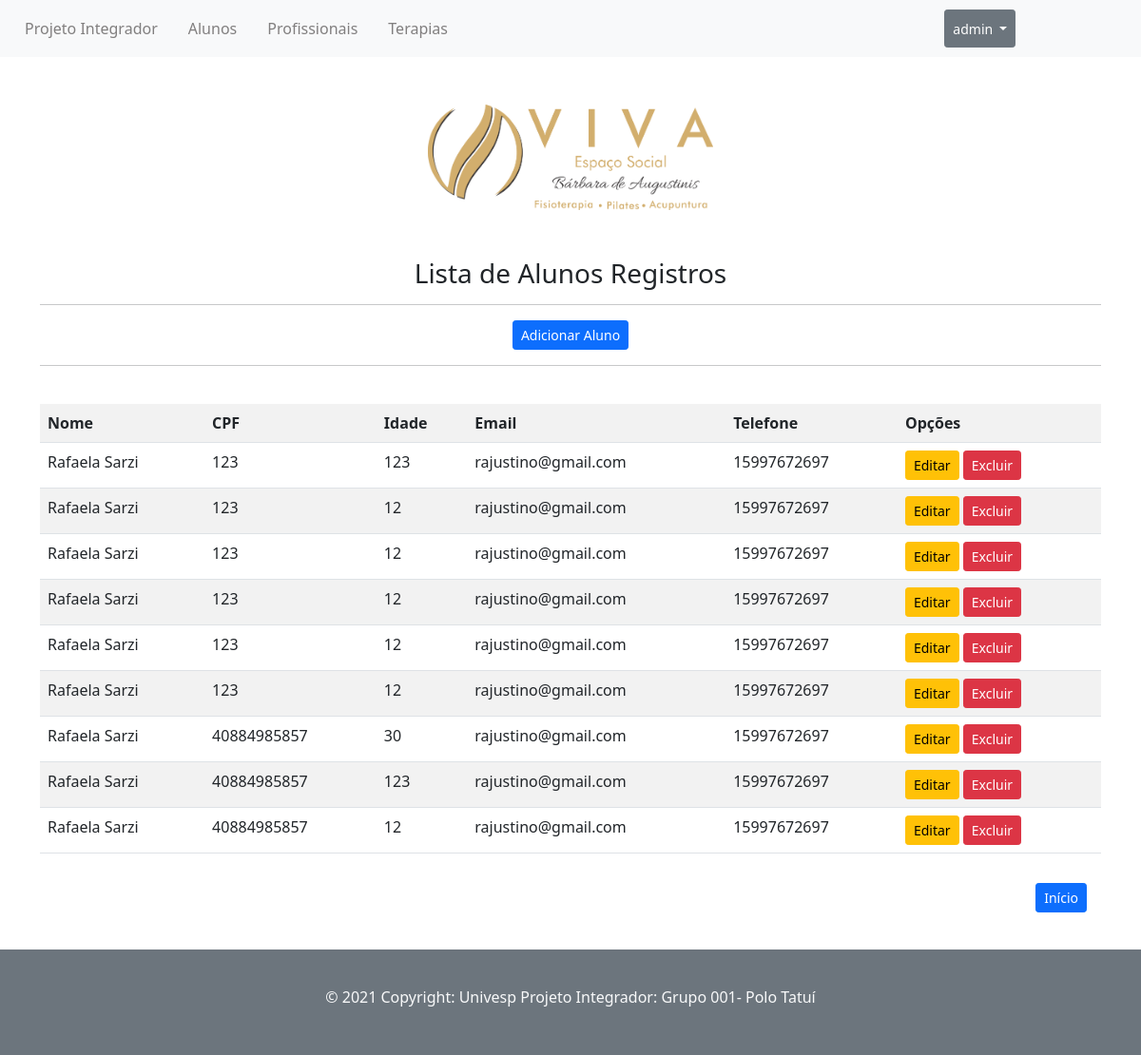
/listar/aluno/ (signed in), run on an earlier commit of the app's database.
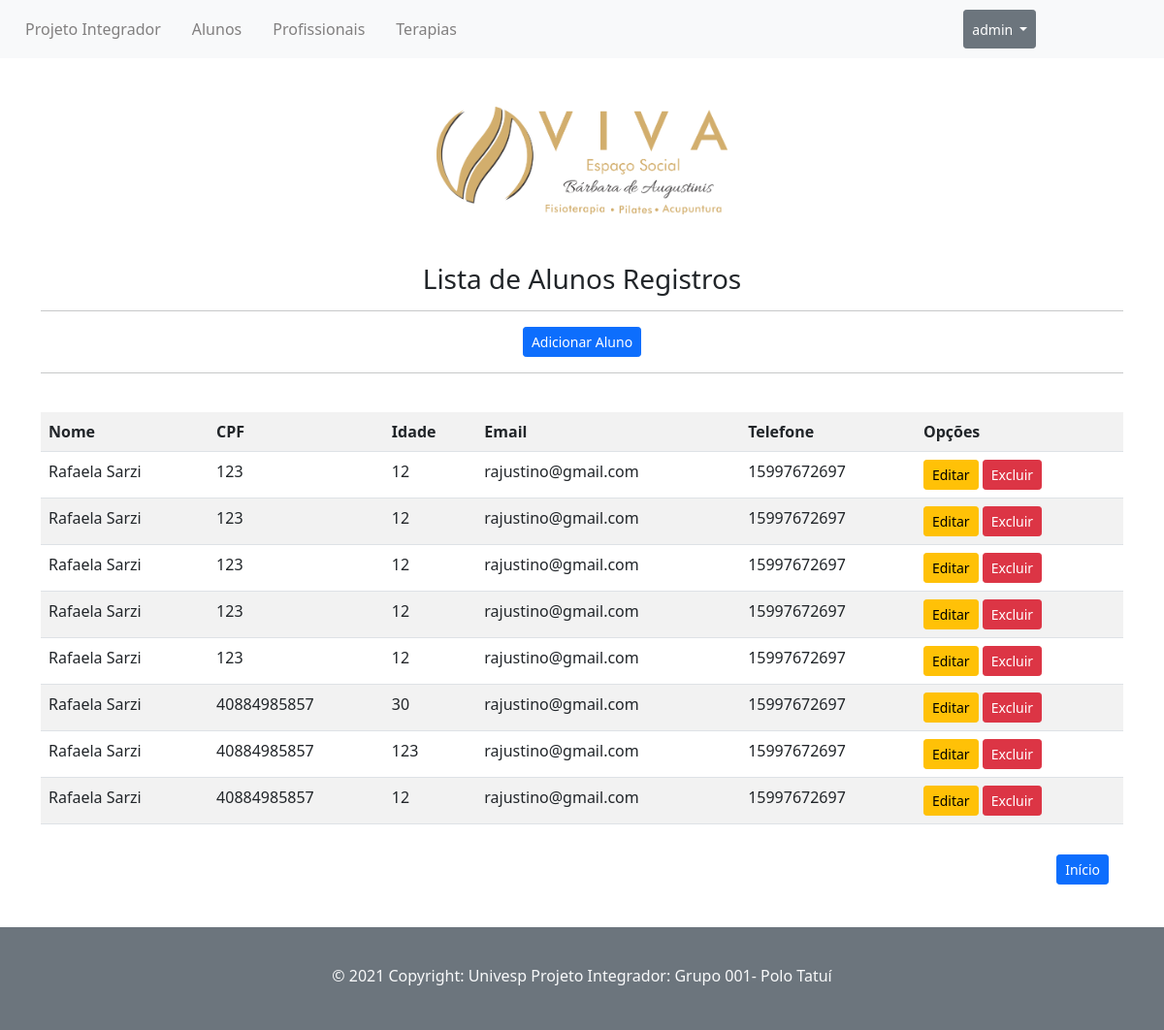
And on a later commit of the database.
### paginas/models.py (models this page shows, shortened)
class CadastroAlunos(models.Model):
    nome = models.CharField(max_length=50)
    cpf = models.IntegerField()
    idade = models.CharField(max_length=50)
    email = models.EmailField(max_length=155)
    telefone = models.IntegerField()

### paginas/views.py (the view)
# urls.py: path('listar/aluno/', CadastroList.as_view(),
class CadastroList(LoginRequiredMixin, ListView):
    login_url = reverse_lazy('login')
    template_name = 'paginas/listas/alunos.html'
    model = CadastroAlunos

### paginas/templates/paginas/listas/alunos.html
{% extends 'paginas/modelo.html' %}
{% load static %}
{% block conteudo %}
<div class="container">
<h3>Lista de Alunos Registros</h3>
<hr>
<a href="{% url 'cadastrar-aluno'%}" class="btn btn-primary btn-sm">Adicionar Aluno</a>
<hr>
<br>
<div class="table-responsive">
  <table class="table table-striped">
    <tr>
      <th>Nome</th>
      <th>CPF</th>
      <th>Idade</th>
      <th>Email</th>
      <th>Telefone</th>
      <th>Opções</th>
    </tr>
    {% for alunos in object_list %}
    <tr>
      <td>{{alunos.nome}}</td>
      <td>{{alunos.cpf}}</td>
      <td>{{alunos.idade}}</td>
      <td>{{alunos.email}}</td>
      <td>{{alunos.telefone}}</td>
      <td>
        <a href="{% url 'editar-aluno' alunos.pk %}" class="btn btn-warning btn-sm">Editar</a>
        <a href="{% url 'excluir-aluno' alunos.pk %}" class="btn btn-danger btn-sm">Excluir</a>
      </td>
    </tr>
    {% empty %}
    <tr>
      <td colspan="6">Nenhum aluno registrado.</td>
    </tr>
    {% endfor %}
  </table>
</div>
<div class="btn-inicio">
  <a href="{% url 'index'%}" class="btn btn-primary btn-sm">Início</a>
  </div>
</div>
{% endblock %}

What changed in the data, as far as the page shows it:
removed CadastroAlunos: nome "Rafaela Sarzi", cpf "123", idade "123", email "rajustino@gmail.com", telefone "15997672697"
